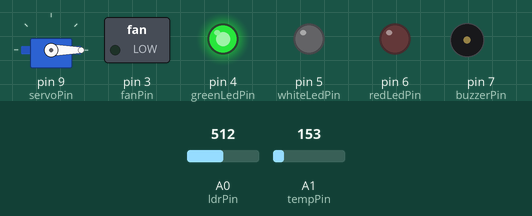
Bench run of a sketch on a simulated Arduino Uno, built with avr-gcc and run on an emulated ATmega328P. On the bench: servo, switched loads named in the sketch (green lamp = pin HIGH), output pins drawn as LEDs (lit = HIGH), buzzer (waves = sounding, pin HIGH). Dashed ring = blinking. The inputs (shaded band) are chosen by the test bench; at power-on: A1 (tempPin) = 153, A0 (ldrPin) = 512.

Above: at 1.2 s.
1.3 s: A1 (tempPin) set to 164
At 2.5 s:
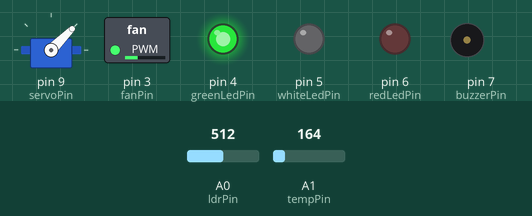
2.8 s: A0 (ldrPin) set to 313
4.3 s: A0 (ldrPin) set to 288
At 5.0 s:
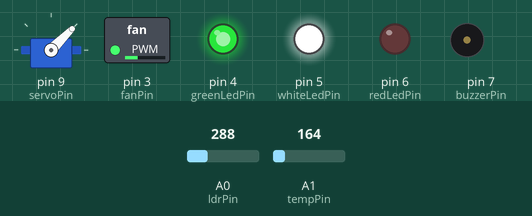
5.8 s: A1 (tempPin) set to 191
At 7.2 s:
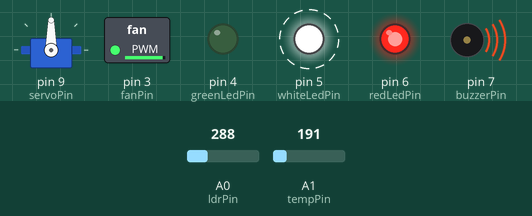
8.8 s: A1 (tempPin) set to 175
At 9.2 s:
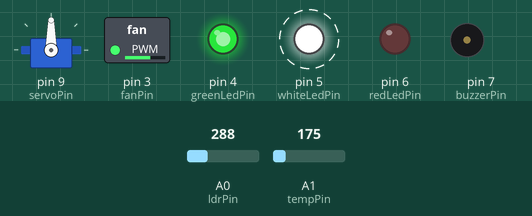
10.3 s: A0 (ldrPin) set to 306
At 11.0 s:
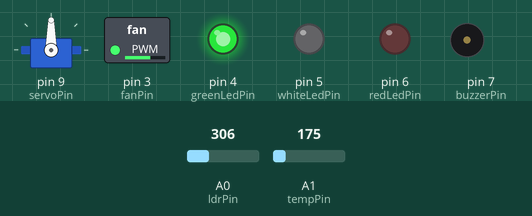
Timing chart, 0 to 12.8 s (numbered marks = the images above; inputs shaded):
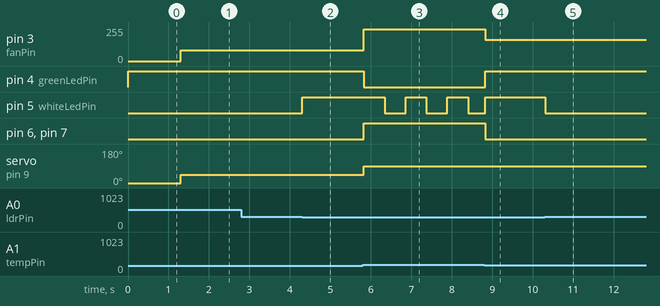

The sketch:

sketch.ino
```cpp
#include <Servo.h>

// Pin Definitions
const int ldrPin = A0;
const int tempPin = A1;
const int servoPin = 9;
const int fanPin = 3;
const int greenLedPin = 4;
const int whiteLedPin = 5;
const int redLedPin = 6;
const int buzzerPin = 7;

Servo ventServo;

// Variables
int ldrValue = 0;
float temperature = 0.0;
unsigned long previousMillis = 0;
const long interval = 500; // Blink interval for White LED (500ms)
bool whiteLedState = LOW;

void setup()
{
    pinMode(ldrPin, INPUT);
    pinMode(tempPin, INPUT);
    pinMode(fanPin, OUTPUT);
    pinMode(greenLedPin, OUTPUT);
    pinMode(whiteLedPin, OUTPUT);
    pinMode(redLedPin, OUTPUT);
    pinMode(buzzerPin, OUTPUT);

    ventServo.attach(servoPin);
    ventServo.write(0); // Start with vent closed

    Serial.begin(9600);
}

void loop()
{
    // 1. Read Temperature (TMP36 formula)
    int tempReading = analogRead(tempPin);
    float voltage = tempReading * 5.0 / 1024.0;
    temperature = (voltage - 0.5) * 100.0;

    // 2. Read Light Sensor
    ldrValue = analogRead(ldrPin);

    // 3. System Automation Logic

    // CONDITION 5: Temperature exceeds 40°C
    if (temperature > 40.0)
    {
        // FIXED: 240 bypasses the Tinkercad 255/HIGH motor stall glitch
        analogWrite(fanPin, 240);
        digitalWrite(buzzerPin, HIGH);  // Activate buzzer
        digitalWrite(redLedPin, HIGH);  // Turn ON Red LED
        ventServo.write(90);            // Vent open to 90°
        digitalWrite(greenLedPin, LOW); // Turn OFF normal operation indicator

        blinkWhiteLed(); // Force White LED to blink (Overrides LDR)
    }

    // CONDITION 4: Temperature exceeds 35°C (and <= 40°C)
    else if (temperature > 35.0 && temperature <= 40.0)
    {
        analogWrite(fanPin, 160); // Fixed Tinkercad speed step (Medium-High)
        ventServo.write(90);      // Open ventilation window to 90°

        // Reset emergency elements
        digitalWrite(buzzerPin, LOW);
        digitalWrite(redLedPin, LOW);
        digitalWrite(greenLedPin, HIGH); // Green LED indicates normal operation

        handleLdrLighting(); // Light intensity controls White LED
    }

    // CONDITION 3: Temperature is between 30°C and 35°C
    else if (temperature >= 30.0 && temperature <= 35.0)
    {
        analogWrite(fanPin, 80); // Safe lower PWM value to prevent reverse scaling
        ventServo.write(45);     // Open ventilation window to 45°

        // Reset emergency elements
        digitalWrite(buzzerPin, LOW);
        digitalWrite(redLedPin, LOW);
        digitalWrite(greenLedPin, HIGH); // Green LED indicates normal operation

        handleLdrLighting(); // Light intensity controls White LED
    }

    // CONDITION 6: Temperature falls below 30°C
    else
    {
        analogWrite(fanPin, 0);       // Hard turn OFF the fan (0 RPM)
        ventServo.write(0);           // Close the ventilation window
        digitalWrite(buzzerPin, LOW); // Turn OFF the buzzer
        digitalWrite(redLedPin, LOW); // Turn OFF the Red LED

        digitalWrite(greenLedPin, HIGH); // Green LED indicates normal operation

        handleLdrLighting(); // Light intensity controls White LED
    }

    delay(30);
}

// Helper function to handle Condition 1 (LDR Light Control)
void handleLdrLighting()
{
    if (ldrValue < 300)
    {
        digitalWrite(whiteLedPin, HIGH); // Turn ON White LED
    }
    else
    {
        digitalWrite(whiteLedPin, LOW); // Turn OFF White LED
    }
}

// Helper function to handle Condition 5 (Blinking White LED) safely
void blinkWhiteLed()
{
    unsigned long currentMillis = millis();
    if (currentMillis - previousMillis >= interval)
    {
        previousMillis = currentMillis;
        whiteLedState = !whiteLedState;
        digitalWrite(whiteLedPin, whiteLedState);
    }
}
```

Measured:
- the behaviour switches between 163 and 164 on A1 (tempPin) (found by bisection; images 0 and 1)
- the behaviour switches between 300 and 299 on A0 (ldrPin) (found by bisection; images 1 and 2)
- after the input at 1.3 s, pin 3 (fanPin): 0/255 → 80/255 at once; servo on pin 9 (servoPin): 0° → 45° at once
- after the input at 2.8 s, every drawn part: stays the same
- after the input at 4.3 s, pin 5 (whiteLedPin): LOW → HIGH at once
- after the input at 5.8 s, pin 3 (fanPin): 80/255 → 240/255 at once; pin 4 (greenLedPin): HIGH → LOW at once; pin 5 (whiteLedPin): alternates HIGH for 0.52 s and LOW for 0.52 s, starting after 0.54 s; pin 6 (redLedPin), pin 7 (buzzerPin): LOW → HIGH at once; servo on pin 9 (servoPin): 45° → 90° at once
- after the input at 8.8 s, pin 3 (fanPin): 240/255 → 160/255 at once; pin 4 (greenLedPin): LOW → HIGH at once; pin 6 (redLedPin), pin 7 (buzzerPin): HIGH → LOW at once
- after the input at 10.3 s, pin 5 (whiteLedPin): HIGH → LOW at once
